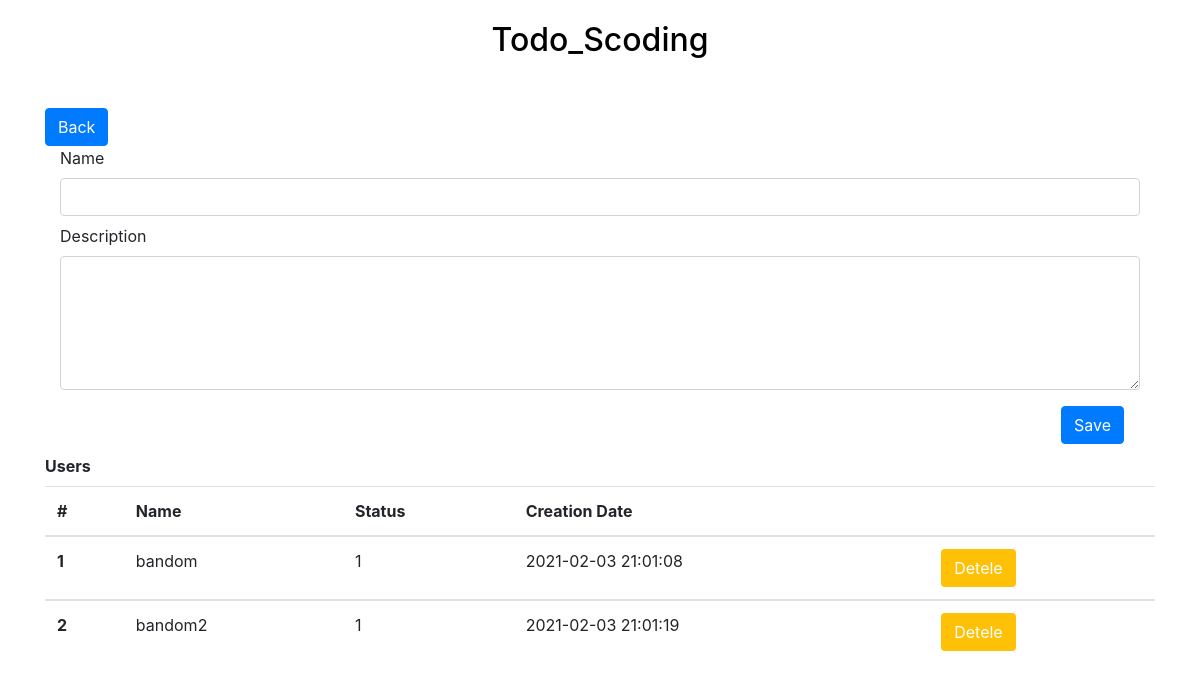
Screenshot of /admin.php (signed in) with the database file from the repository.
### tables this page shows
CREATE TABLE `user` (
  `ID` int(11) NOT NULL,
  `name` varchar(25) NOT NULL,
  `password` varchar(125) NOT NULL,
  `status` int(2) NOT NULL,
  `Date` datetime NOT NULL
);

### models/prisijungimas-db.php (called while the page is built, shortened)
<?php
$prisijungimas = mysqli_connect(DB_TIPAS, MYSQL_USER_VARDAS, MYSQL_USER_PASS, DB_PAVADINIMAS);
function getPrisijungimas(){
  global $prisijungimas;
if ($prisijungimas == false) {
  echo "ERROR: prisijungti nepavyko prie DB!!! <br>";
  echo mysqli_connect_error($prisijungimas);
  return NULL;
} else {
  return $prisijungimas;
  };
}
 ?>

### models/user-crud.php (called while the page is built, shortened)
<?php
function getUsers($kiekis = 999999999){
    $ManoSql = "SELECT * FROM user limit $kiekis ";
    $vartotojuObj = mysqli_query(getPrisijungimas(), $ManoSql);
    return $vartotojuObj;
}

### admin.php (the view, shortened to what this page needs)
<?php
include('header.php');
if (isset($user)) {
?>
<div class="row">
  <div class="col">
    <a href="todo.php" class="btn btn-primary">Back</a>
  </div>
</div>
<form class="container" method="post">
<div class="form-group">
  <label for="name">Name</label>
  <input type="text" class="form-control mb-2" id="name">
  <label>Description</label>
  <textarea class="form-control" rows="5" id="description" maxlength="500"></textarea>
  <div class="float-right">
    <button class="btn btn-primary m-3" id="todo">Save</button>
  </div>
</div>
</form>
<br><br>
<div class="row">
  <label><b>Users</b></label>
</div>
<table class="table">
  <form class="">
  <thead>
    <tr>
      <th scope="col">#</th>
      <th scope="col">Name</th>
      <th scope="col">Status</th>
      <th scope="col">Creation Date</th>
      <th scope="col"></th>
    </tr>
  </thead>
  <?php
    $i = 1;
    $admins = getUsers();
    while ($admin = mysqli_fetch_assoc($admins)){
      if ($admin['status'] == "2") {
        continue;
      }
      ?>
  <tbody>
    <tr>
      <th scope="row"><?php echo $i++;  ?></th>
      <td><?php echo $admin['name'] ?></td>
      <td><?php echo $admin['status'] ?></td>
      <td><?php echo $admin['Date'] ?></td>
      <td> <a class="btn bg-warning text-white" href="controler/deleteUser.php?id=<?php echo $admin['ID'] ?>">Detele</a> </td>
    </tr>
  </tbody>
  <?php } ?>
</table>
<?php
} else{
  echo "Need to Log in!";
}
include('footer.php')
?>

### rows the page displays
user: name "bandom", status "1", Date "2021-02-03 21:01:08"
user: name "bandom2", status "1", Date "2021-02-03 21:01:19"
